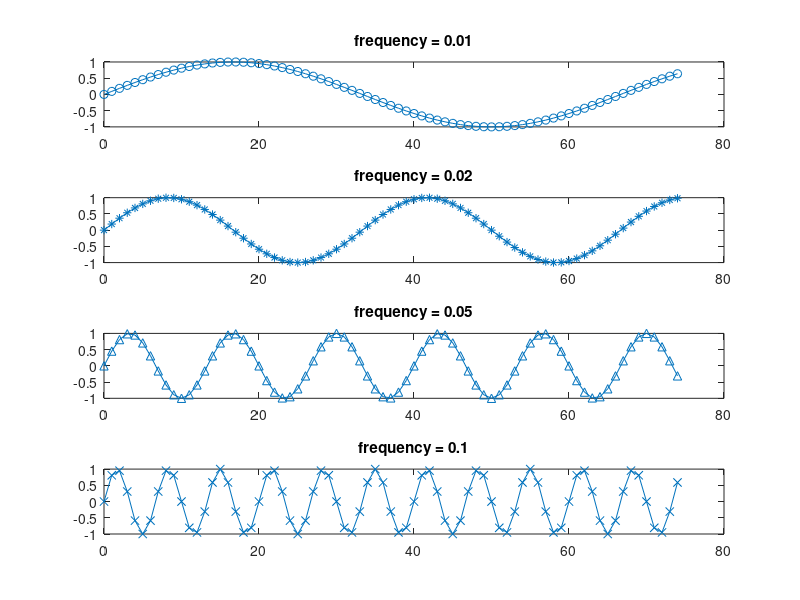
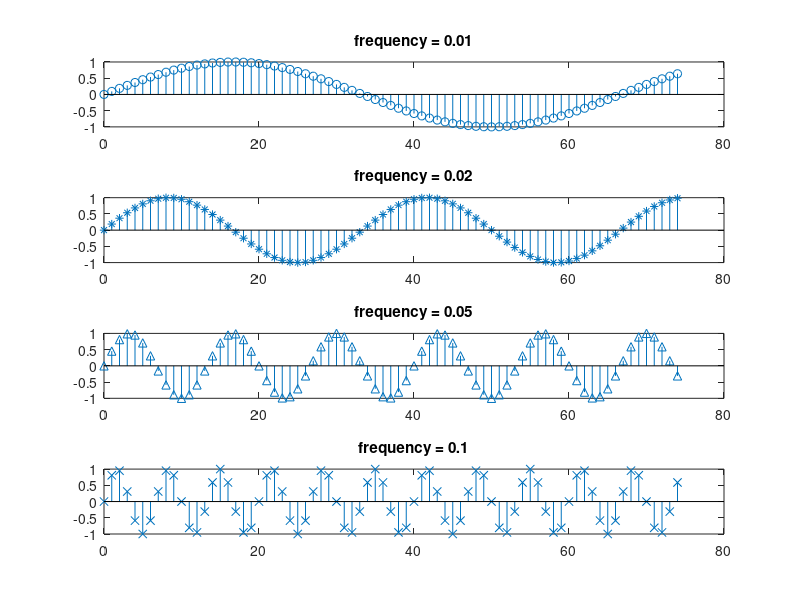
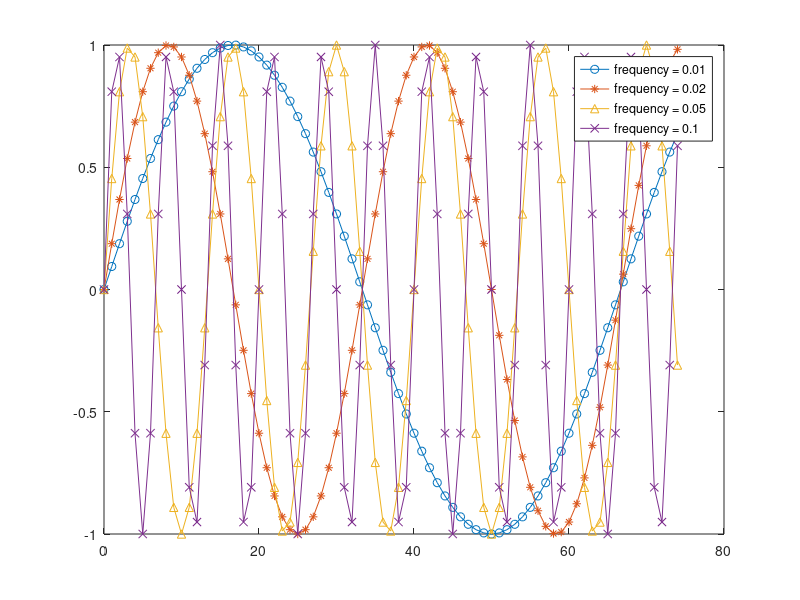
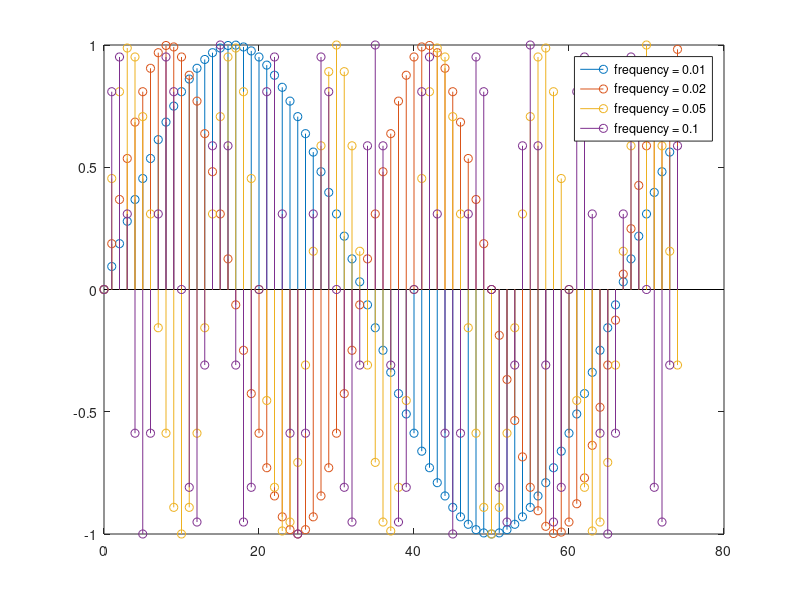

Recreate these plots in MATLAB, in order.
%muestras_n = 0:1:74;%Indica que son las primeras 75 muestras. De 0 a 74 con incrementos de 1
muestras_n = linspace(0,74,75)';%Generar vector espaciado linealmente

f01 = 0.01 ;%Valor definido por el ejercicio;
f02 = 0.02;%Valor definido por el ejercicio;
f05 = 0.05;%Valor definido por el ejercicio;
f1  = 0.1;%Valor definido por el ejercicio;

y01 = sin(3*pi*f01*muestras_n);%Funcion definida por el ejercicio. Ese utiliza la frecuencua de 0.01 
y02 = sin(3*pi*f02*muestras_n);%Funcion definida por el ejercicio. Ese utiliza la frecuencua de 0.02
y05 = sin(3*pi*f05*muestras_n);%Funcion definida por el ejercicio. Ese utiliza la frecuencua de 0.05
y1 = sin(3*pi*f1*muestras_n);%Funcion definida por el ejercicio. Ese utiliza la frecuencua de 0.1

f1 = figure('Name','Graficos por separado utilizando funcion plot','NumberTitle','on');%definir una figura de representacion
subplot(4,1,1)%crear dentro de la figura creada anteriormente, una malla de 4x1 para graficar las funciones
plot(muestras_n,y01,'-o');%funcion para graficar linea 2D plot(X,Y) donde X es la variable independiente y Y es la variable dependiente de X.  
title("frequency = 0.01");%titulo del subplot

subplot(4,1,2);%crear dentro de la figura creada anteriormente, una malla de 4x1 para graficar las funciones
plot(muestras_n,y02,'-*');%funcion para graficar linea 2D plot(X,Y) donde X es la variable independiente y Y es la variable dependiente de X. 
title("frequency = 0.02");%titulo del subplot

subplot(4,1,3);%crear dentro de la figura creada anteriormente, una malla de 4x1 para graficar las funciones
plot(muestras_n,y05,'-^');%funcion para graficar linea 2D plot(X,Y) donde X es la variable independiente y Y es la variable dependiente de X. 
title("frequency = 0.05");%titulo del subplot

subplot(4,1,4);%crear dentro de la figura creada anteriormente, una malla de 4x1 para graficar las funciones
plot(muestras_n,y1,'-x');%funcion para graficar linea 2D plot(X,Y) donde X es la variable independiente y Y es la variable dependiente de X. 
title("frequency = 0.1");%titulo del subplot

f2 = figure('Name','Graficos por separado utilizando funcion stem','NumberTitle','on');%definir una figura de representacion
subplot(4,1,1);%crear dentro de la figura creada anteriormente, una malla de 4x1 para graficar las funciones
stem(muestras_n,y01,'-o');%funcion para graficar valores discretos de una funcion
title("frequency = 0.01");%titulo del subplot

subplot(4,1,2);%crear dentro de la figura creada anteriormente, una malla de 4x1 para graficar las funciones
stem(muestras_n,y02,'-*');%funcion para graficar valores discretos de una funcion
title("frequency = 0.02");%titulo del subplot

subplot(4,1,3);%crear dentro de la figura creada anteriormente, una malla de 4x1 para graficar las funciones
stem(muestras_n,y05,'-^');%funcion para graficar valores discretos de una funcion
title("frequency = 0.05");%titulo del subplot

subplot(4,1,4);%crear dentro de la figura creada anteriormente, una malla de 4x1 para graficar las funciones
stem(muestras_n,y1,'-x');%funcion para graficar valores discretos de una funcion
title("frequency = 0.1");%titulo del subplot

f3 = figure('Name','Graficos en mismo cuadro utilizando plot','NumberTitle','on');%definir una figura de representacion
plot(muestras_n,y01,'-o',muestras_n,y02,'-*',muestras_n,y05,'-^',muestras_n,y1,'-x');%funcion para graficar linea 2D plot(X,Y) donde X es la variable independiente y Y es la variable dependiente de X. 
legend('frequency = 0.01','frequency = 0.02','frequency = 0.05','frequency = 0.1');%etiqueta para cada linea del grafico

f4 = figure('Name','Graficos en mismo cuadro utilizando stem','NumberTitle','on');%definir una figura de representacion
X = muestras_n;%reasignacion de variable - datos
Y = [y01,y02,y05,y1];%creación de matriz 75x4, donde el 4 se refiere a las cuatro funciones a graficar
stem(X,Y);%funcion para graficar valores discretos de una funcion
legend('frequency = 0.01','frequency = 0.02','frequency = 0.05','frequency = 0.1');%etiqueta para cada linea del grafico





